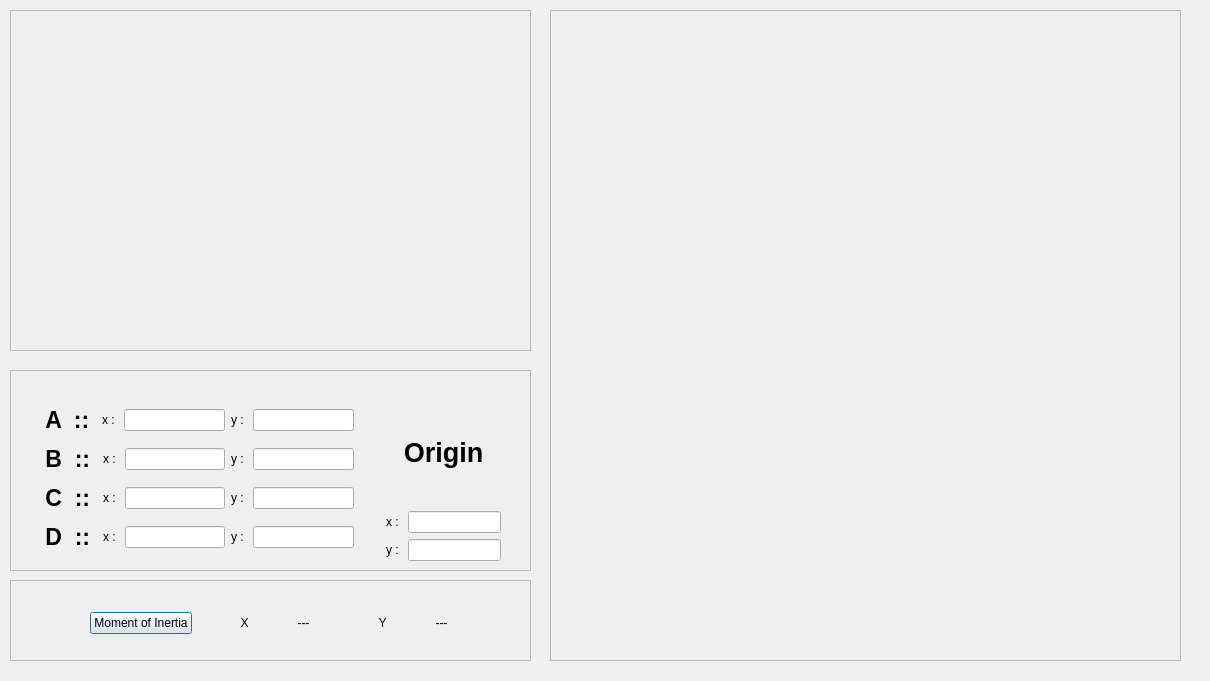
<?xml version="1.0" encoding="UTF-8"?>
<ui version="4.0">
 <class>Moi_C</class>
 <widget class="QDialog" name="Moi_C">
  <property name="geometry">
   <rect>
    <x>0</x>
    <y>0</y>
    <width>1210</width>
    <height>681</height>
   </rect>
  </property>
  <property name="windowTitle">
   <string>Dialog</string>
  </property>
  <widget class="QFrame" name="frame">
   <property name="geometry">
    <rect>
     <x>10</x>
     <y>370</y>
     <width>521</width>
     <height>201</height>
    </rect>
   </property>
   <property name="frameShape">
    <enum>QFrame::StyledPanel</enum>
   </property>
   <property name="frameShadow">
    <enum>QFrame::Raised</enum>
   </property>
   <layout class="QGridLayout" name="gridLayout">
    <item row="1" column="1">
     <layout class="QVBoxLayout" name="verticalLayout">
      <item>
       <layout class="QHBoxLayout" name="horizontalLayout">
        <item>
         <widget class="QLabel" name="label">
          <property name="sizePolicy">
           <sizepolicy hsizetype="Preferred" vsizetype="Preferred">
            <horstretch>0</horstretch>
            <verstretch>0</verstretch>
           </sizepolicy>
          </property>
          <property name="font">
           <font>
            <pointsize>17</pointsize>
            <weight>75</weight>
            <bold>true</bold>
           </font>
          </property>
          <property name="text">
           <string>A  :: </string>
          </property>
          <property name="alignment">
           <set>Qt::AlignCenter</set>
          </property>
         </widget>
        </item>
        <item>
         <widget class="QLabel" name="label_5">
          <property name="text">
           <string>x : </string>
          </property>
          <property name="alignment">
           <set>Qt::AlignCenter</set>
          </property>
         </widget>
        </item>
        <item>
         <widget class="QLineEdit" name="Am_x"/>
        </item>
        <item>
         <widget class="QLabel" name="label_9">
          <property name="text">
           <string>y : </string>
          </property>
          <property name="alignment">
           <set>Qt::AlignCenter</set>
          </property>
         </widget>
        </item>
        <item>
         <widget class="QLineEdit" name="Am_y"/>
        </item>
       </layout>
      </item>
      <item>
       <layout class="QHBoxLayout" name="horizontalLayout_2">
        <item>
         <widget class="QLabel" name="label_2">
          <property name="font">
           <font>
            <pointsize>17</pointsize>
            <weight>75</weight>
            <bold>true</bold>
           </font>
          </property>
          <property name="text">
           <string>B  :: </string>
          </property>
          <property name="alignment">
           <set>Qt::AlignCenter</set>
          </property>
         </widget>
        </item>
        <item>
         <widget class="QLabel" name="label_6">
          <property name="text">
           <string>x : </string>
          </property>
          <property name="alignment">
           <set>Qt::AlignCenter</set>
          </property>
         </widget>
        </item>
        <item>
         <widget class="QLineEdit" name="Bm_x"/>
        </item>
        <item>
         <widget class="QLabel" name="label_10">
          <property name="text">
           <string>y : </string>
          </property>
          <property name="alignment">
           <set>Qt::AlignCenter</set>
          </property>
         </widget>
        </item>
        <item>
         <widget class="QLineEdit" name="Bm_y"/>
        </item>
       </layout>
      </item>
      <item>
       <layout class="QHBoxLayout" name="horizontalLayout_3">
        <item>
         <widget class="QLabel" name="label_3">
          <property name="font">
           <font>
            <pointsize>17</pointsize>
            <weight>75</weight>
            <bold>true</bold>
           </font>
          </property>
          <property name="text">
           <string>C  :: </string>
          </property>
          <property name="alignment">
           <set>Qt::AlignCenter</set>
          </property>
         </widget>
        </item>
        <item>
         <widget class="QLabel" name="label_7">
          <property name="text">
           <string>x : </string>
          </property>
          <property name="alignment">
           <set>Qt::AlignCenter</set>
          </property>
         </widget>
        </item>
        <item>
         <widget class="QLineEdit" name="Cm_x"/>
        </item>
        <item>
         <widget class="QLabel" name="label_12">
          <property name="text">
           <string>y : </string>
          </property>
          <property name="alignment">
           <set>Qt::AlignCenter</set>
          </property>
         </widget>
        </item>
        <item>
         <widget class="QLineEdit" name="Cm_y"/>
        </item>
       </layout>
      </item>
      <item>
       <layout class="QHBoxLayout" name="horizontalLayout_4">
        <item>
         <widget class="QLabel" name="label_4">
          <property name="font">
           <font>
            <pointsize>17</pointsize>
            <weight>75</weight>
            <bold>true</bold>
           </font>
          </property>
          <property name="text">
           <string>D  :: </string>
          </property>
          <property name="alignment">
           <set>Qt::AlignCenter</set>
          </property>
         </widget>
        </item>
        <item>
         <widget class="QLabel" name="label_8">
          <property name="text">
           <string>x : </string>
          </property>
          <property name="alignment">
           <set>Qt::AlignCenter</set>
          </property>
         </widget>
        </item>
        <item>
         <widget class="QLineEdit" name="Dm_x"/>
        </item>
        <item>
         <widget class="QLabel" name="label_11">
          <property name="text">
           <string>y : </string>
          </property>
          <property name="alignment">
           <set>Qt::AlignCenter</set>
          </property>
         </widget>
        </item>
        <item>
         <widget class="QLineEdit" name="Dm_y"/>
        </item>
       </layout>
      </item>
     </layout>
    </item>
    <item row="1" column="2">
     <spacer name="verticalSpacer">
      <property name="orientation">
       <enum>Qt::Vertical</enum>
      </property>
      <property name="sizeHint" stdset="0">
       <size>
        <width>20</width>
        <height>40</height>
       </size>
      </property>
     </spacer>
    </item>
    <item row="1" column="3">
     <layout class="QVBoxLayout" name="verticalLayout_2">
      <item>
       <widget class="QLabel" name="label_14">
        <property name="font">
         <font>
          <pointsize>20</pointsize>
          <weight>75</weight>
          <bold>true</bold>
         </font>
        </property>
        <property name="text">
         <string>Origin</string>
        </property>
        <property name="alignment">
         <set>Qt::AlignCenter</set>
        </property>
       </widget>
      </item>
      <item>
       <layout class="QHBoxLayout" name="horizontalLayout_5">
        <item>
         <widget class="QLabel" name="label_15">
          <property name="text">
           <string>x : </string>
          </property>
          <property name="alignment">
           <set>Qt::AlignCenter</set>
          </property>
         </widget>
        </item>
        <item>
         <widget class="QLineEdit" name="OriginCm_x"/>
        </item>
       </layout>
      </item>
      <item>
       <layout class="QHBoxLayout" name="horizontalLayout_6">
        <item>
         <widget class="QLabel" name="label_16">
          <property name="text">
           <string>y : </string>
          </property>
          <property name="alignment">
           <set>Qt::AlignCenter</set>
          </property>
         </widget>
        </item>
        <item>
         <widget class="QLineEdit" name="OriginCm_y"/>
        </item>
       </layout>
      </item>
     </layout>
    </item>
    <item row="1" column="4">
     <spacer name="verticalSpacer_2">
      <property name="orientation">
       <enum>Qt::Vertical</enum>
      </property>
      <property name="sizeHint" stdset="0">
       <size>
        <width>20</width>
        <height>40</height>
       </size>
      </property>
     </spacer>
    </item>
    <item row="0" column="1" colspan="3">
     <spacer name="horizontalSpacer_3">
      <property name="orientation">
       <enum>Qt::Horizontal</enum>
      </property>
      <property name="sizeHint" stdset="0">
       <size>
        <width>40</width>
        <height>20</height>
       </size>
      </property>
     </spacer>
    </item>
    <item row="1" column="0">
     <spacer name="verticalSpacer_6">
      <property name="orientation">
       <enum>Qt::Vertical</enum>
      </property>
      <property name="sizeHint" stdset="0">
       <size>
        <width>20</width>
        <height>40</height>
       </size>
      </property>
     </spacer>
    </item>
    <item row="0" column="0">
     <spacer name="horizontalSpacer">
      <property name="orientation">
       <enum>Qt::Horizontal</enum>
      </property>
      <property name="sizeHint" stdset="0">
       <size>
        <width>40</width>
        <height>20</height>
       </size>
      </property>
     </spacer>
    </item>
   </layout>
  </widget>
  <widget class="QFrame" name="frame_2">
   <property name="geometry">
    <rect>
     <x>10</x>
     <y>10</y>
     <width>521</width>
     <height>341</height>
    </rect>
   </property>
   <property name="frameShape">
    <enum>QFrame::StyledPanel</enum>
   </property>
   <property name="frameShadow">
    <enum>QFrame::Raised</enum>
   </property>
   <widget class="QLabel" name="label_13">
    <property name="geometry">
     <rect>
      <x>20</x>
      <y>20</y>
      <width>481</width>
      <height>301</height>
     </rect>
    </property>
    <property name="text">
     <string/>
    </property>
    <property name="pixmap">
     <pixmap resource="resource.qrc">:/shapes/DIVIDED CSECTION.jpg</pixmap>
    </property>
    <property name="scaledContents">
     <bool>true</bool>
    </property>
   </widget>
  </widget>
  <widget class="QFrame" name="frame_4">
   <property name="geometry">
    <rect>
     <x>10</x>
     <y>580</y>
     <width>521</width>
     <height>81</height>
    </rect>
   </property>
   <property name="frameShape">
    <enum>QFrame::StyledPanel</enum>
   </property>
   <property name="frameShadow">
    <enum>QFrame::Raised</enum>
   </property>
   <widget class="QWidget" name="layoutWidget">
    <property name="geometry">
     <rect>
      <x>80</x>
      <y>20</y>
      <width>378</width>
      <height>46</height>
     </rect>
    </property>
    <layout class="QHBoxLayout" name="horizontalLayout_8">
     <item>
      <widget class="QPushButton" name="btn_findC_moi">
       <property name="text">
        <string>Moment of Inertia</string>
       </property>
      </widget>
     </item>
     <item>
      <spacer name="verticalSpacer_3">
       <property name="orientation">
        <enum>Qt::Vertical</enum>
       </property>
       <property name="sizeHint" stdset="0">
        <size>
         <width>20</width>
         <height>40</height>
        </size>
       </property>
      </spacer>
     </item>
     <item>
      <widget class="QLabel" name="label_17">
       <property name="text">
        <string>X</string>
       </property>
       <property name="alignment">
        <set>Qt::AlignCenter</set>
       </property>
      </widget>
     </item>
     <item>
      <widget class="QLabel" name="moi_Cx">
       <property name="text">
        <string>  ---  </string>
       </property>
       <property name="alignment">
        <set>Qt::AlignCenter</set>
       </property>
      </widget>
     </item>
     <item>
      <spacer name="verticalSpacer_7">
       <property name="orientation">
        <enum>Qt::Vertical</enum>
       </property>
       <property name="sizeHint" stdset="0">
        <size>
         <width>20</width>
         <height>40</height>
        </size>
       </property>
      </spacer>
     </item>
     <item>
      <widget class="QLabel" name="label_18">
       <property name="text">
        <string>Y</string>
       </property>
       <property name="alignment">
        <set>Qt::AlignCenter</set>
       </property>
      </widget>
     </item>
     <item>
      <widget class="QLabel" name="moi_Cy">
       <property name="text">
        <string>  ---  </string>
       </property>
       <property name="alignment">
        <set>Qt::AlignCenter</set>
       </property>
      </widget>
     </item>
    </layout>
   </widget>
  </widget>
  <widget class="QFrame" name="frame_3">
   <property name="geometry">
    <rect>
     <x>550</x>
     <y>10</y>
     <width>631</width>
     <height>651</height>
    </rect>
   </property>
   <property name="frameShape">
    <enum>QFrame::StyledPanel</enum>
   </property>
   <property name="frameShadow">
    <enum>QFrame::Raised</enum>
   </property>
   <widget class="QCustomPlot" name="cmoiplot" native="true">
    <property name="geometry">
     <rect>
      <x>20</x>
      <y>20</y>
      <width>591</width>
      <height>611</height>
     </rect>
    </property>
   </widget>
  </widget>
 </widget>
 <customwidgets>
  <customwidget>
   <class>QCustomPlot</class>
   <extends>QWidget</extends>
   <header>qcustomplot.h</header>
   <container>1</container>
  </customwidget>
 </customwidgets>
 <resources>
  <include location="resource.qrc"/>
 </resources>
 <connections/>
</ui>
